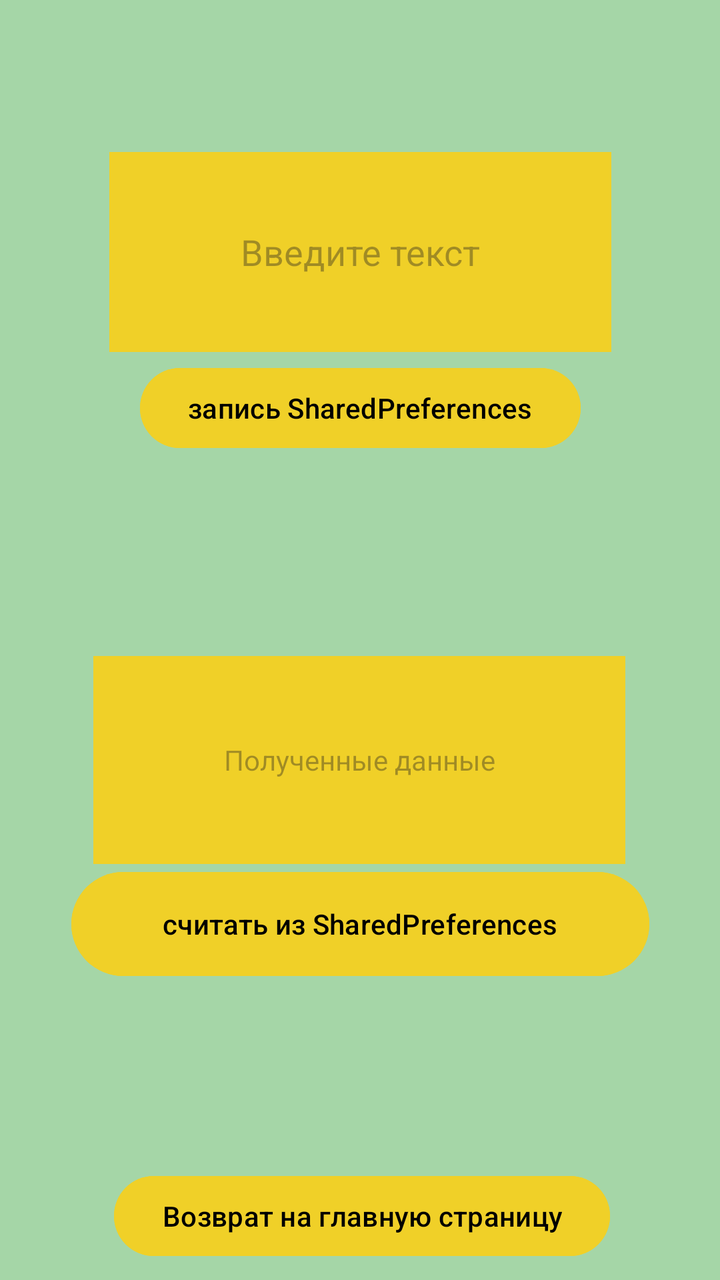
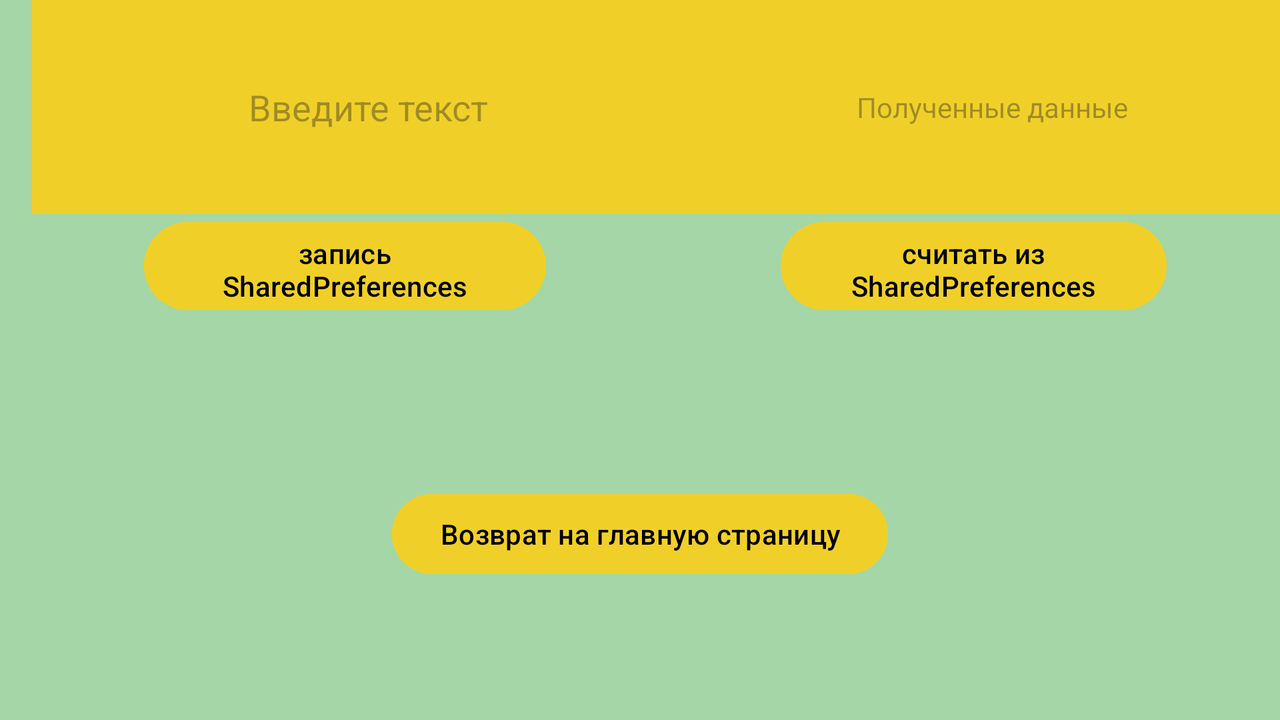

The same Android screen from two of the app's own layout files: first res/layout/ as a phone draws it, then the repository's variant for another configuration, drawn on a device whose configuration selects that folder. Both files follow.
<!-- AndroidManifest.xml: application theme Theme.Lab6_part1 -->
<!-- res/layout/activity_main_sp.xml -->
<?xml version="1.0" encoding="utf-8"?>
<androidx.constraintlayout.widget.ConstraintLayout xmlns:android="http://schemas.android.com/apk/res/android"
    xmlns:app="http://schemas.android.com/apk/res-auto"
    xmlns:tools="http://schemas.android.com/tools"
    android:id="@+id/main"
    android:layout_width="match_parent"
    android:layout_height="match_parent"
    android:background="@color/light_green"
    tools:context=".MainActivitySP">

    <TextView
        android:id="@+id/textViewSP"
        android:layout_width="266dp"
        android:layout_height="104dp"
        android:layout_marginTop="100dp"
        android:background="@color/yellow"
        android:gravity="center"
        android:hint="@string/readData"
        app:layout_constraintEnd_toEndOf="parent"
        app:layout_constraintHorizontal_bias="0.496"
        app:layout_constraintStart_toStartOf="parent"
        app:layout_constraintTop_toBottomOf="@+id/readFile" />

    <EditText
        android:id="@+id/editTextExt"
        android:layout_width="251dp"
        android:layout_height="100dp"
        android:layout_marginTop="76dp"
        android:autofillHints=""
        android:background="@color/yellow"
        android:ems="10"
        android:gravity="center"
        android:hint="@string/enterText"
        android:inputType="text"
        app:layout_constraintEnd_toEndOf="parent"
        app:layout_constraintStart_toStartOf="parent"
        app:layout_constraintTop_toTopOf="parent" />

    <Button
        android:id="@+id/readFile"
        android:layout_width="wrap_content"
        android:layout_height="wrap_content"
        android:layout_marginTop="4dp"
        android:backgroundTint="@color/yellow"
        android:gravity="center"
        android:onClick="writeSP"
        android:text="@string/textButtonWriteSP"
        android:textColor="@color/black"
        app:layout_constraintEnd_toEndOf="parent"
        app:layout_constraintStart_toStartOf="parent"
        app:layout_constraintTop_toBottomOf="@+id/editTextExt" />

    <Button
        android:id="@+id/writeFile"
        android:layout_width="289dp"
        android:layout_height="60dp"
        android:backgroundTint="@color/yellow"
        android:gravity="center"
        android:onClick="readSP"
        android:text="@string/textButtonReadSP"
        android:textColor="@color/black"
        app:layout_constraintEnd_toEndOf="parent"
        app:layout_constraintStart_toStartOf="parent"
        app:layout_constraintTop_toBottomOf="@+id/textViewSP" />

    <Button
        android:id="@+id/buttonRetutnMP"
        android:layout_width="wrap_content"
        android:layout_height="wrap_content"
        android:layout_marginTop="92dp"
        android:backgroundTint="@color/yellow"
        android:onClick="returnMainPage"
        android:text="@string/returnMP"
        android:textColor="@color/black"
        app:layout_constraintEnd_toEndOf="parent"
        app:layout_constraintHorizontal_bias="0.509"
        app:layout_constraintStart_toStartOf="parent"
        app:layout_constraintTop_toBottomOf="@+id/writeFile" />
</androidx.constraintlayout.widget.ConstraintLayout>
<!-- resources referenced by this layout -->
<resources>
  <color name="black">#FF000000</color>
  <color name="light_green">#A5D6A7</color>
  <color name="yellow">#F0D028</color>
  <string name="enterText">Введите текст</string>
  <string name="readData">Полученные данные</string>
  <string name="returnMP">Возврат на главную страницу</string>
  <string name="textButtonReadSP">считать из SharedPreferences</string>
  <string name="textButtonWriteSP">запись SharedPreferences</string>
  <style name="Theme.Lab6_part1" parent="Base.Theme.Lab6_part1" />
  <style name="Base.Theme.Lab6_part1" parent="Theme.Material3.DayNight.NoActionBar">
          
          
      </style>
</resources>
<!-- res/layout-land/activity_main_sp.xml (the repository's variant of the layout above) -->
<!-- drawn on the phone turned sideways -->
<?xml version="1.0" encoding="utf-8"?>
<androidx.constraintlayout.widget.ConstraintLayout xmlns:android="http://schemas.android.com/apk/res/android"
    xmlns:app="http://schemas.android.com/apk/res-auto"
    xmlns:tools="http://schemas.android.com/tools"
    android:id="@+id/main"
    android:layout_width="match_parent"
    android:layout_height="match_parent"
    android:background="@color/light_green"
    tools:context=".MainActivitySP">

    <TextView
        android:id="@+id/textViewSP"
        android:layout_width="326dp"
        android:layout_height="107dp"
        android:background="@color/yellow"
        android:gravity="center"
        android:hint="@string/readData"
        app:layout_constraintEnd_toEndOf="parent"
        app:layout_constraintStart_toEndOf="@+id/editTextExt"
        app:layout_constraintTop_toTopOf="parent" />

    <EditText
        android:id="@+id/editTextExt"
        android:layout_width="336dp"
        android:layout_height="107dp"
        android:layout_marginStart="16dp"
        android:autofillHints=""
        android:background="@color/yellow"
        android:ems="10"
        android:gravity="center"
        android:hint="@string/enterText"
        android:inputType="text"
        app:layout_constraintStart_toStartOf="parent"
        app:layout_constraintTop_toTopOf="parent" />

    <Button
        android:id="@+id/readFile"
        android:layout_width="201dp"
        android:layout_height="52dp"
        android:layout_marginStart="72dp"
        android:backgroundTint="@color/yellow"
        android:gravity="center"
        android:onClick="writeSP"
        android:text="@string/textButtonWriteSP"
        android:textColor="@color/black"
        app:layout_constraintStart_toStartOf="parent"
        app:layout_constraintTop_toBottomOf="@+id/editTextExt" />

    <Button
        android:id="@+id/writeFile"
        android:layout_width="193dp"
        android:layout_height="52dp"
        android:backgroundTint="@color/yellow"
        android:gravity="center"
        android:onClick="readSP"
        android:text="@string/textButtonReadSP"
        android:textColor="@color/black"
        app:layout_constraintEnd_toEndOf="parent"
        app:layout_constraintHorizontal_bias="0.675"
        app:layout_constraintStart_toEndOf="@+id/readFile"
        app:layout_constraintTop_toBottomOf="@+id/textViewSP" />

    <Button
        android:id="@+id/buttonRetutnMP"
        android:layout_width="wrap_content"
        android:layout_height="wrap_content"
        android:layout_marginTop="84dp"
        android:backgroundTint="@color/yellow"
        android:onClick="returnMainPage"
        android:text="@string/returnMP"
        android:textColor="@color/black"
        app:layout_constraintEnd_toEndOf="parent"
        app:layout_constraintStart_toStartOf="parent"
        app:layout_constraintTop_toBottomOf="@+id/writeFile" />
</androidx.constraintlayout.widget.ConstraintLayout>
